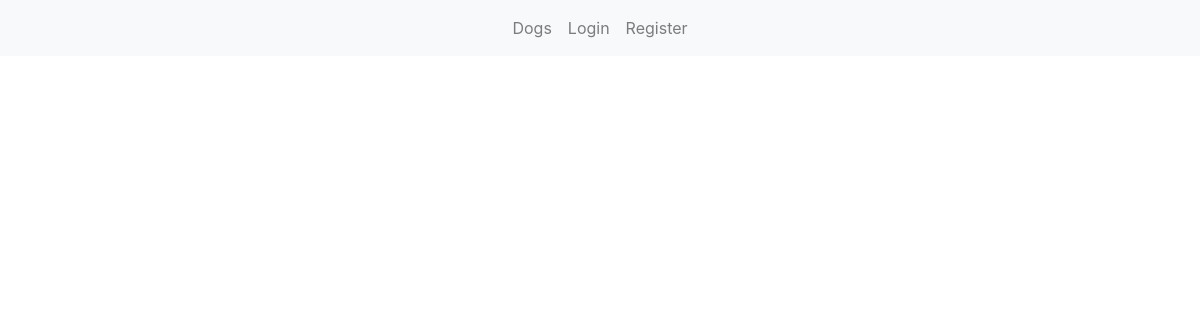
Before: / with the older database file.
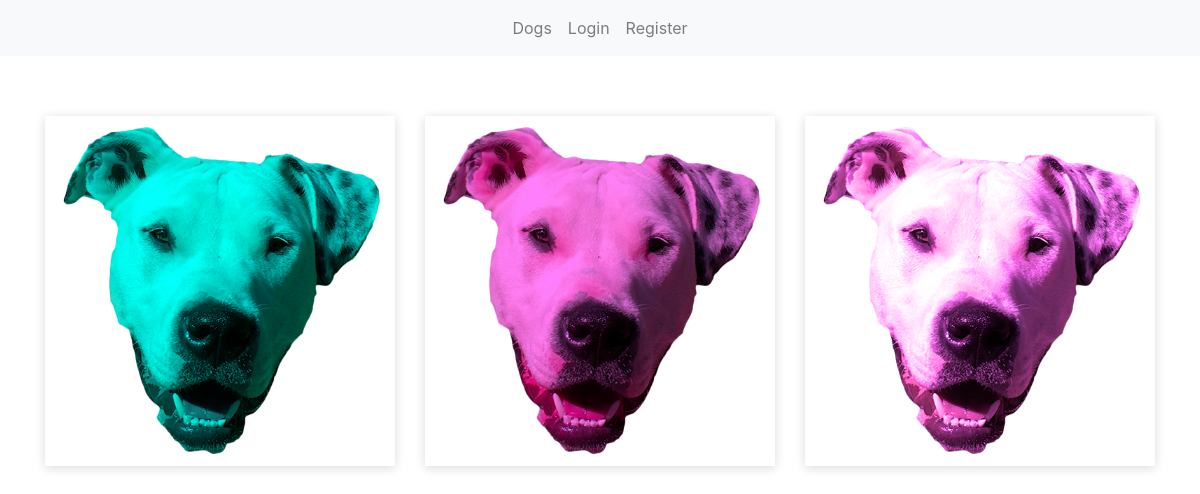
After: the same page with the newer database file.
### tables this page shows
CREATE TABLE IF NOT EXISTS `images` (
  `id` int(11) NOT NULL AUTO_INCREMENT,
  `title` varchar(200) NOT NULL,
  `filename` varchar(200) NOT NULL,
  `user` varchar(200) NOT NULL,
  `created_at` timestamp NOT NULL DEFAULT CURRENT_TIMESTAMP,
  `comments_count` int(11) NOT NULL DEFAULT '0',
  `description` text NOT NULL,
  PRIMARY KEY (`id`)
);

### index.php (the view, shortened to what this page needs)
<?php
    include 'includes/header.php';
?>
<section class="gallery-block grid-gallery">
    <div class="container">
        <div class="row">
            <?php
                include ("includes/connect.php");
                $sql = "SELECT * FROM images";
                if($stmt = mysqli_prepare($link, $sql)){
                    if(mysqli_stmt_execute($stmt)){
                        $result = $stmt->get_result();
                        while($row = mysqli_fetch_assoc($result)){
                            echo '<div class="col-md-6 col-lg-4 item">
                                <a data-toggle="modal" data-target="#image-modal" href="#image-modal" data-id="'.$row["id"].'" data-filename="'.$row["filename"].'" data-title="'.$row["title"].'" data-user="'.$row["user"].'" data-description="'.$row["description"].'" class="openImageDialog">
                                    <img class="img-fluid image scale-on-hover" src="'.$row["filename"].'">
                                </a>
                            </div>';
                        }
                        echo '</div>
                            </div>
                                <div class="modal fade" id="image-modal" tabindex="-1" role="dialog" aria-labelledby="image-modal-label" aria-hidden="true">
                                    <div class="modal-dialog" role="document">
                                        <div class="modal-content">
                                            <div class="modal-header">
                                                <h5 class="modal-title" id="image-modal-label">Title</h5>
                                                <button type="button" class="close" data-dismiss="modal" aria-label="Close">
                                                    <span aria-hidden="true">x</span>
                                                </button>
                                            </div>
                                            <div class="modal-body">
                                                <img id="modal-image" class="img-fluid image" src="" alt="">
                                                <p id="modal-description">Description</p>
                                            </div>
                                            <div class="modal-footer">
                                                <p id="modal-user">User</p>
                                                <a class="btn btn-primary" id="modal-id" href="#" role="button">View page</a>
                                            </div>
                                        </div>
                                    </div>
                                </div>
                            </section>';
                        }
                    }
            ?>
<?php
    include 'includes/footer.php';
?>

### includes/header.php (shortened to what this page needs)
<!doctype html>
<html lang="en">
    <head>
        <link rel="stylesheet" href="https://stackpath.bootstrapcdn.com/bootstrap/4.4.1/css/bootstrap.min.css">
        <link href="css/main.css" rel="stylesheet">
    </head>
    <body>
        <nav class="navbar navbar-expand-lg navbar-light bg-light">
            <div class="collapse navbar-collapse" id="navbarNav">
                <ul class="navbar-nav ml-auto mx-auto">
                    <li class="nav-item">
                        <a class="nav-link" href="index.php">Dogs</a>
                    </li>
                    <?php
                        if(!isset($_SESSION["loggedin"]) || $_SESSION["loggedin"] !== true){
                            echo '<li class="nav-item"><a class="nav-link" href="login.php">Login</a></li>';
                            echo '<li class="nav-item"><a class="nav-link" href="register.php">Register</a></li>';
                        } else {
                            echo '<li class="nav-item"><a class="nav-link" href="upload-dog.php">Upload</a></li>';
                            echo '<li class="nav-item"><a class="nav-link" href="account.php">Account</a></li>';
                            echo '<li class="nav-item"><a class="nav-link" href="logout.php">Logout</a></li>';
                        }
                    ?>
                </ul>
            </div>
        </nav>

### includes/footer.php (shortened to what this page needs)
    </body>
</html>

### css/main.css (style rules this page uses)
.gallery-block.grid-gallery { padding-bottom: 60px; padding-top: 60px; }
.gallery-block.grid-gallery .item img { height: 100%; object-fit: contain; box-shadow: 0px 2px 10px rgba(0, 0, 0, 0.15); transition: 0.4s; }
.gallery-block.grid-gallery .item { margin-bottom: 20px; }

Changed rows visible on the page:
added images: filename (picture)
added images: filename (picture)
added images: filename (picture)
